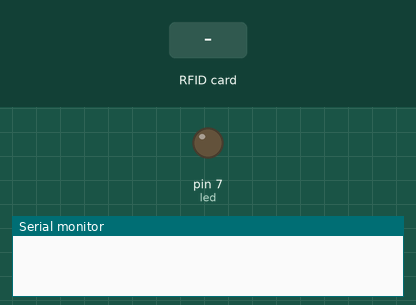
Bench run of a sketch on a simulated Arduino Uno, built with avr-gcc and run on an emulated ATmega328P. Parts: output pins drawn as LEDs (lit = HIGH), the last lines printed to the serial monitor. Dashed ring = blinking. Inputs (shaded band) come from the test bench. Pins used as bus, display or sensor lines are not drawn.

Above: at 1.2 s.
1.3 s: RFID card 5E 7A 19 C4 held to the reader
At 1.7 s:
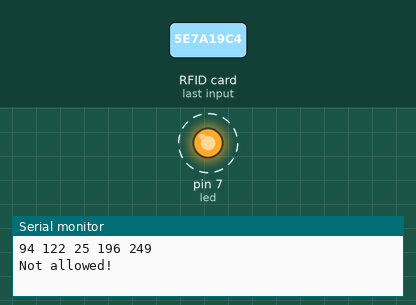
Timing chart, 0 to 4.3 s (numbered marks = the images above; inputs shaded):
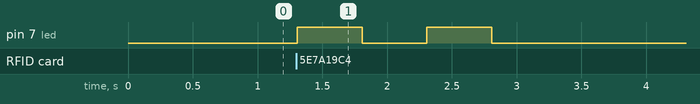

The sketch:

RFID.ino
```cpp
#include <RFID.h>
#include <SPI.h>
#include <RFID.h>

#define SS_PIN 10
#define RST_PIN 9

RFID rfid(SS_PIN,RST_PIN);


int led = 7;
int power = 8;
int serNum[5];
int cards[][5] = {
  {5,117,21,219,190}

};

bool access = false;

void setup(){

    Serial.begin(9600);
    SPI.begin();
    rfid.init();

    pinMode(led, OUTPUT);

    digitalWrite(led, LOW);

}

void loop(){

    if(rfid.isCard()){

        if(rfid.readCardSerial()){
            Serial.print(rfid.serNum[0]);
            Serial.print(" ");
            Serial.print(rfid.serNum[1]);
            Serial.print(" ");
            Serial.print(rfid.serNum[2]);
            Serial.print(" ");
            Serial.print(rfid.serNum[3]);
            Serial.print(" ");
            Serial.print(rfid.serNum[4]);
            Serial.println("");

            for(int x = 0; x < sizeof(cards); x++){
              for(int i = 0; i < sizeof(rfid.serNum); i++ ){
                  if(rfid.serNum[i] != cards[x][i]) {
                      access = false;
                      break;
                  } else {
                      access = true;
                  }
              }
              if(access) break;
            }

        }

       if(access){
          Serial.println("Welcome!");
           digitalWrite(led, HIGH);
           delay(1000);
           digitalWrite(led, LOW);
           digitalWrite(power, HIGH);
           delay(1000);
           digitalWrite(power, LOW);

      } else {
           Serial.println("Not allowed!");
           digitalWrite(led, HIGH);
           delay(500);
           digitalWrite(led, LOW);
           delay(500);
           digitalWrite(led, HIGH);
           delay(500);
           digitalWrite(led, LOW);
       }
    }


    rfid.halt();

}
```

Measured:
- after the input at 1.3 s, pin 7 (led): alternates HIGH for 0.50 s and LOW for 0.50 s, 4 changes in all, then stays LOW, starting at once
